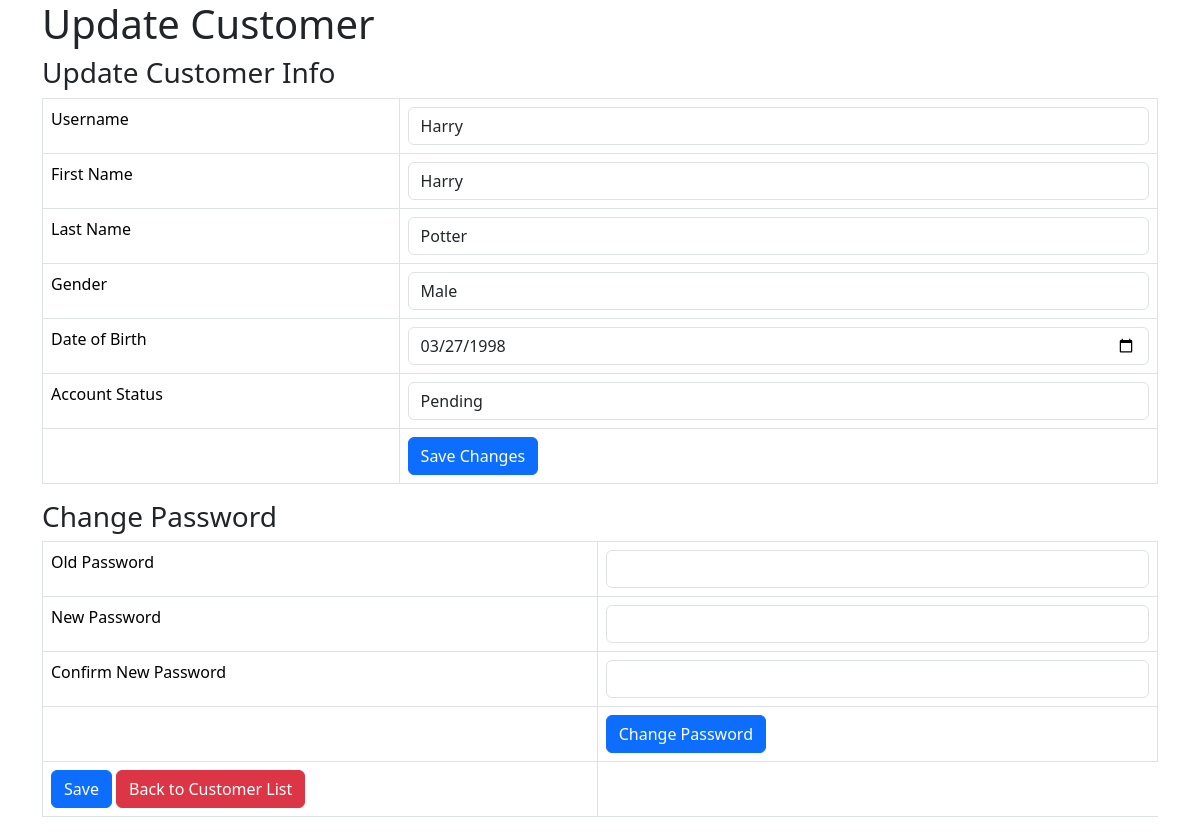
/customer_update.php?id=4, run on the app's committed database.
### tables this page shows
CREATE TABLE IF NOT EXISTS `customers` (
  `id` int NOT NULL AUTO_INCREMENT,
  `username` varchar(50) NOT NULL,
  `password` varchar(10) NOT NULL,
  `first_name` varchar(50) NOT NULL,
  `last_name` varchar(50) NOT NULL,
  `gender` enum('Male','Female') NOT NULL,
  `date_of_birth` date NOT NULL,
  `registration_date_time` timestamp NULL DEFAULT CURRENT_TIMESTAMP,
  `account_status` varchar(20) NOT NULL,
  PRIMARY KEY (`id`)
);

### customer_update.php (the view, shortened to what this page needs)
<!DOCTYPE HTML>
<html>
<head>
    <link href="https://cdn.jsdelivr.net/npm/bootstrap@5.3.3/dist/css/bootstrap.min.css" rel="stylesheet">
</head>
<body>
    <div class="container">
        <div class="page-header">
            <h1>Update Customer</h1>
        </div>
        <?php
        $id = isset($_GET['id']) ? $_GET['id'] : die('ERROR: Record ID not found.');
        include 'config/database.php';
        try {
            $query = "SELECT id, username, first_name, last_name, gender, date_of_birth, account_status, password FROM customers WHERE id = ? LIMIT 0,1";
            $stmt = $con->prepare($query);
            $stmt->bindParam(1, $id);
            $stmt->execute();
            $row = $stmt->fetch(PDO::FETCH_ASSOC);
            $username = $row['username'];
            $first_name = $row['first_name'];
            $last_name = $row['last_name'];
            $gender = $row['gender'];
            $date_of_birth = $row['date_of_birth'];
            $account_status = $row['account_status'];
        } catch (PDOException $exception) {
            die('ERROR: ' . $exception->getMessage());
        }
        ?>
        <form action="<?php echo htmlspecialchars($_SERVER["PHP_SELF"] . "?id={$id}"); ?>" method="post">
            <h3>Update Customer Info</h3>
            <table class='table table-hover table-responsive table-bordered'>
                <tr>
                    <td>Username</td>
                    <td><input type='text' name='username' value="<?php echo $username; ?>" class='form-control' readonly /></td>
                </tr>
                <tr>
                    <td>First Name</td>
                    <td><input type='text' name='first_name' value="<?php echo $first_name; ?>" class='form-control' required /></td>
                </tr>
                <tr>
                    <td>Last Name</td>
                    <td><input type='text' name='last_name' value="<?php echo $last_name; ?>" class='form-control' required /></td>
                </tr>
                <tr>
                    <td>Gender</td>
                    <td>
                        <select name="gender" class="form-control">
                            <option value="Male" <?php echo ($gender == 'Male') ? 'selected' : ''; ?>>Male</option>
                        </select>
                    </td>
                </tr>
                <tr>
                    <td>Date of Birth</td>
                    <td><input type='date' name='date_of_birth' value="<?php echo $date_of_birth; ?>" class='form-control' required /></td>
                </tr>
                <tr>
                    <td>Account Status</td>
                    <td>
                        <select name="account_status" class="form-control" required>
                            <option value="Pending" <?php echo ($account_status == 'Pending') ? 'selected' : ''; ?>>Pending</option>
                        </select>
                    </td>
                </tr>
                <tr>
                    <td></td>
                    <td><input type='submit' name='update_info' value='Save Changes' class='btn btn-primary' /></td>
                </tr>
            </table>
        </form>
        <form action="<?php echo htmlspecialchars($_SERVER["PHP_SELF"] . "?id={$id}"); ?>" method="post">
            <h3>Change Password</h3>
            <table class='table table-hover table-responsive table-bordered'>
                <tr>
                    <td>Old Password</td>
                    <td><input type="password" name="old_password" class="form-control" required /></td>
                </tr>
                <tr>
                    <td>New Password</td>
                    <td><input type="password" name="new_password" class="form-control" required /></td>
                </tr>
                <tr>
                    <td>Confirm New Password</td>
                    <td><input type="password" name="confirm_new_password" class="form-control" required /></td>
                </tr>
                <tr>
                    <td></td>
                    <td><input type='submit' name='update_password' value='Change Password' class='btn btn-primary' /></td>
                </tr>
                <td>
                    <input type='submit' value='Save' class='btn btn-primary' />
                    <a href='customer_list.php' class='btn btn-danger'>Back to Customer List</a>
                </td>
            </table>
        </form>
    </div>
</body>
</html>

### data on the page
customers: username "Harry", first_name "Harry", last_name "Potter", gender "Male", date_of_birth "03/27/1998", account_status "Pending"
